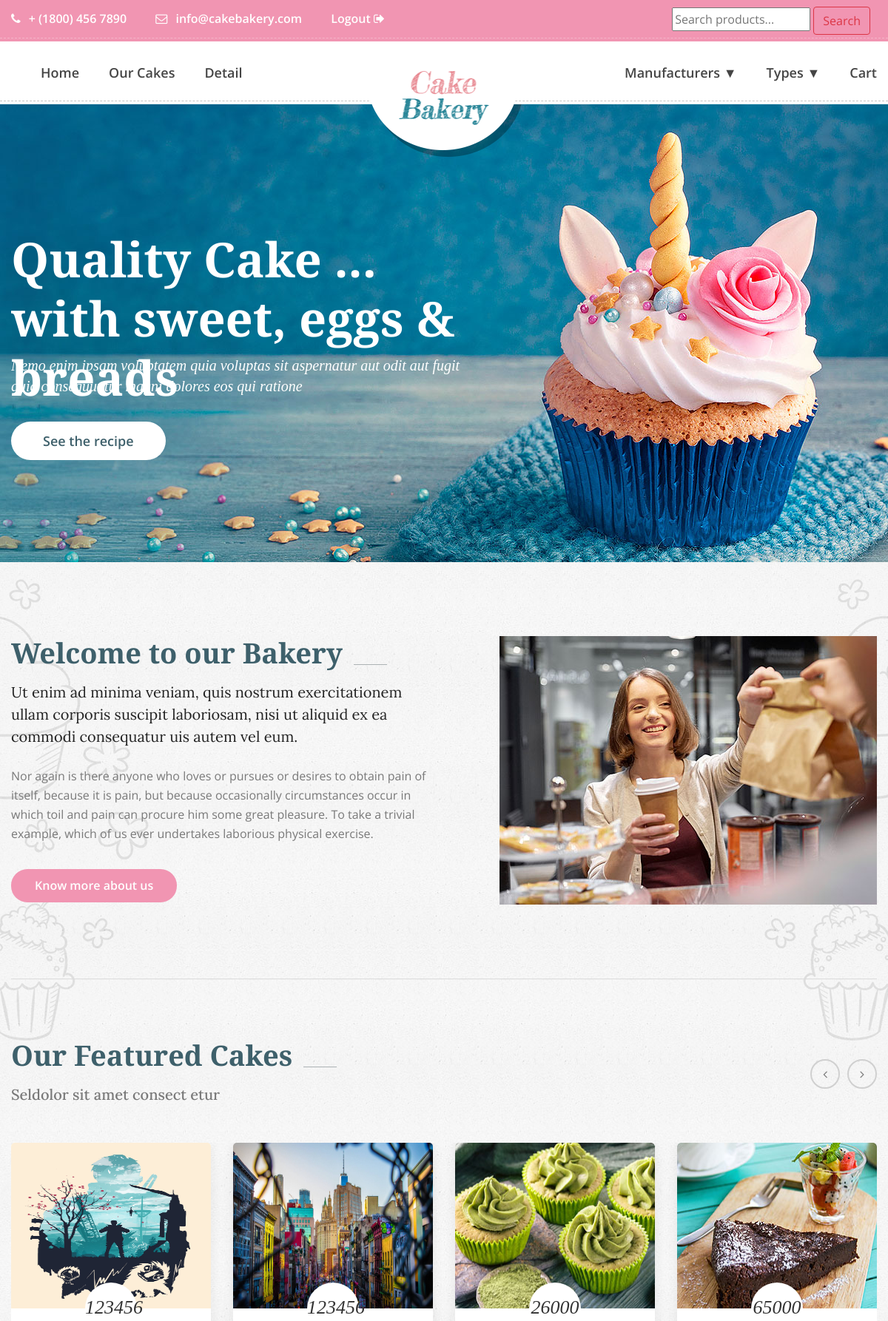
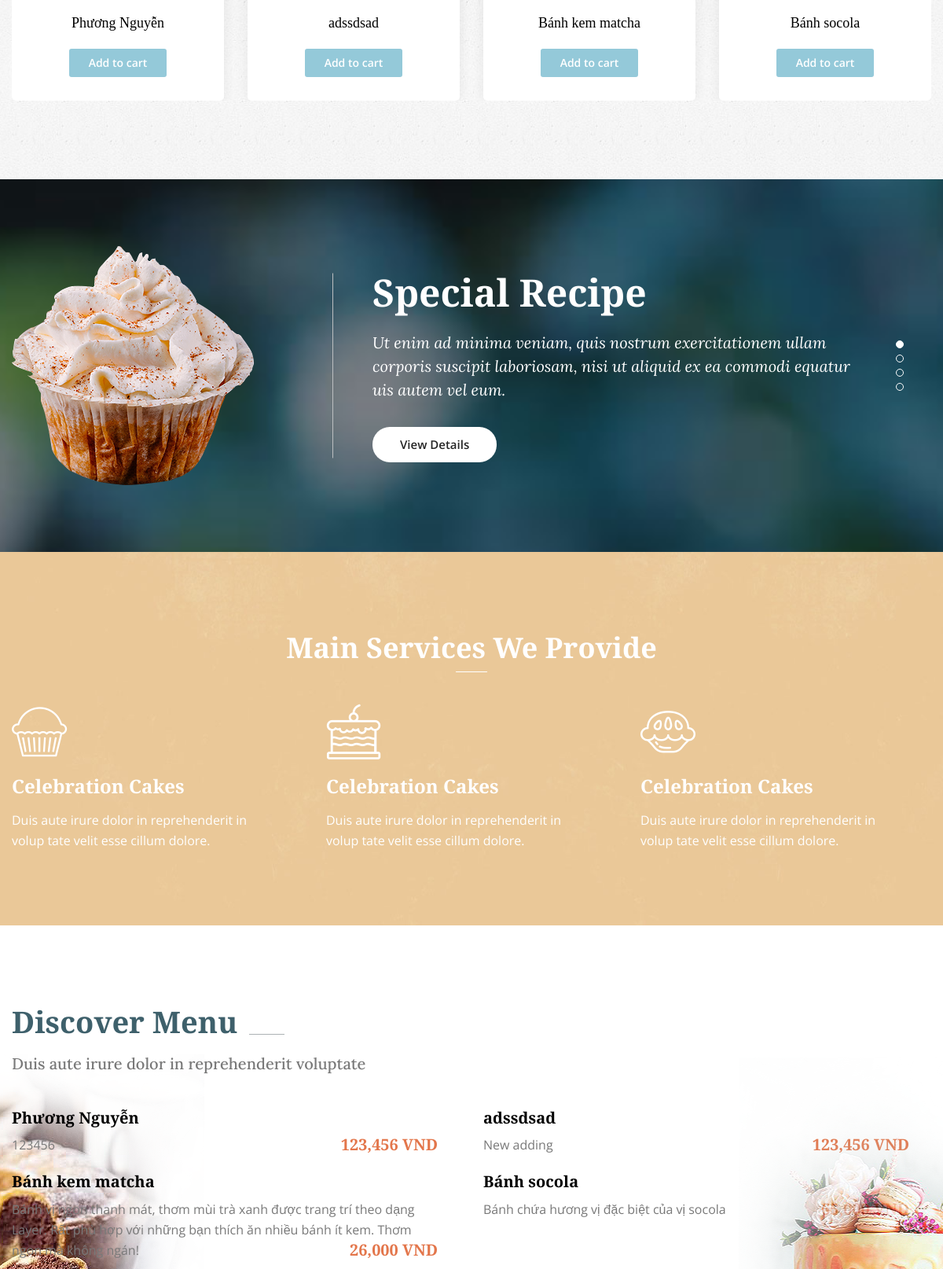
The page /public/index.php (upper part) on the database its author committed (2 pictures, top to bottom).
### tables this page shows
CREATE TABLE `products` (
  `id` int(11) NOT NULL,
  `name` varchar(100) NOT NULL,
  `manu_id` int(11) NOT NULL,
  `type_id` int(11) NOT NULL,
  `price` int(11) NOT NULL,
  `pro_image` varchar(150) NOT NULL,
  `description` text NOT NULL,
  `feature` tinyint(4) NOT NULL,
  `receipt` int(11) DEFAULT NULL,
  `created_at` timestamp NOT NULL DEFAULT current_timestamp() ON UPDATE current_timestamp()
);

### public/models/product.php (called while the page is built, shortened)
<?php
class Product extends Db
{
    static function getLatestProducts($number_of_records)
    {
        $sql = self::$connection->prepare("SELECT * FROM products ORDER BY created_at ASC LIMIT 0,$number_of_records");
        $sql->execute();
        $items = $sql->get_result()->fetch_all(MYSQLI_ASSOC);
        return $items;
    }
}

### public/index.php (the view, shortened to what this page needs)
<?php
require_once "navbar_header.php";
?>
<section class="main_slider_area">
    <div id="main_slider" class="rev_slider" data-version="5.3.1.6">
        <ul>
            <li data-index="rs-1587" data-transition="fade" data-slotamount="default" data-hideafterloop="0" data-hideslideonmobile="off" data-easein="default" data-easeout="default" data-masterspeed="300" data-thumb="img/home-slider/slider-1.jpg" data-rotate="0" data-saveperformance="off" data-title="Creative" data-param1="01" data-param2="" data-param3="" data-param4="" data-param5="" data-param6="" data-param7="" data-param8="" data-param9="" data-param10="" data-description="">
                <div class="slider_text_box">
                    <div class="tp-caption tp-resizeme first_text" data-x="['left','left','left','15','15']" data-hoffset="['0','0','0','0']" data-y="['top','top','top','top']" data-voffset="['175','175','125','165','160']" data-fontsize="['65','65','65','40','30']" data-lineheight="['80','80','80','50','40']" data-width="['800','800','800','500']" data-height="none" data-whitespace="normal" data-type="text" data-responsive_offset="on" data-frames="[{&quot;delay&quot;:10,&quot;speed&quot;:1500,&quot;frame&quot;:&quot;0&quot;,&quot;from&quot;:&quot;y:[-100%];z:0;rX:0deg;rY:0;rZ:0;sX:1;sY:1;skX:0;skY:0;&quot;,&quot;mask&quot;:&quot;x:0px;y:0px;s:inherit;e:inherit;&quot;,&quot;to&quot;:&quot;o:1;&quot;,&quot;ease&quot;:&quot;Power2.easeInOut&quot;},{&quot;delay&quot;:&quot;wait&quot;,&quot;speed&quot;:1500,&quot;frame&quot;:&quot;999&quot;,&quot;to&quot;:&quot;y:[175%];&quot;,&quot;mask&quot;:&quot;x:inherit;y:inherit;s:inherit;e:inherit;&quot;,&quot;ease&quot;:&quot;Power2.easeInOut&quot;}]" data-textAlign="['left','left','left','left']">Quality Cake ... <br /> with sweet, eggs & breads</div>
                    <div class="tp-caption tp-resizeme secand_text" data-x="['left','left','left','15','15']" data-hoffset="['0','0','0','0']" data-y="['top','top','top','top']" data-voffset="['345','345','300','300','250']" data-fontsize="['20','20','20','20','16']" data-lineheight="['28','28','28','28']" data-width="['640','640','640','640','350']" data-height="none" data-whitespace="normal" data-type="text" data-responsive_offset="on" data-transform_idle="o:1;" data-frames="[{&quot;delay&quot;:10,&quot;speed&quot;:1500,&quot;frame&quot;:&quot;0&quot;,&quot;from&quot;:&quot;y:[100%];z:0;rX:0deg;rY:0;rZ:0;sX:1;sY:1;skX:0;skY:0;opacity:0;&quot;,&quot;mask&quot;:&quot;x:0px;y:[100%];s:inherit;e:inherit;&quot;,&quot;to&quot;:&quot;o:1;&quot;,&quot;ease&quot;:&quot;Power2.easeInOut&quot;},{&quot;delay&quot;:&quot;wait&quot;,&quot;speed&quot;:1500,&quot;frame&quot;:&quot;999&quot;,&quot;to&quot;:&quot;y:[175%];&quot;,&quot;mask&quot;:&quot;x:inherit;y:inherit;s:inherit;e:inherit;&quot;,&quot;ease&quot;:&quot;Power2.easeInOut&quot;}]">Nemo enim ipsam voluptatem quia voluptas sit aspernatur aut odit aut fugit quia consequuntur magni dolores eos qui ratione
                    </div>
                    <div class="tp-caption tp-resizeme slider_button" data-x="['left','left','left','15','15']" data-hoffset="['0','0','0','0']" data-y="['top','top','top','top']" data-voffset="['435','435','390','390','360']" data-fontsize="['14','14','14','14']" data-lineheight="['46','46','46','46']" data-width="none" data-height="none" data-whitespace="nowrap" data-type="text" data-responsive_offset="on" data-frames="[{&quot;delay&quot;:10,&quot;speed&quot;:1500,&quot;frame&quot;:&quot;0&quot;,&quot;from&quot;:&quot;y:[100%];z:0;rX:0deg;rY:0;rZ:0;sX:1;sY:1;skX:0;skY:0;opacity:0;&quot;,&quot;mask&quot;:&quot;x:0px;y:[100%];s:inherit;e:inherit;&quot;,&quot;to&quot;:&quot;o:1;&quot;,&quot;ease&quot;:&quot;Power2.easeInOut&quot;},{&quot;delay&quot;:&quot;wait&quot;,&quot;speed&quot;:1500,&quot;frame&quot;:&quot;999&quot;,&quot;to&quot;:&quot;y:[175%];&quot;,&quot;mask&quot;:&quot;x:inherit;y:inherit;s:inherit;e:inherit;&quot;,&quot;ease&quot;:&quot;Power2.easeInOut&quot;}]">
                        <a class="main_btn" href="#">See the recipe</a>
                    </div>
                </div>
            </li>
        </ul>
    </div>
</section>
<section class="welcome_bakery_area">
    <div class="container">
        <div class="welcome_bakery_inner p_100">
            <div class="row">
                <div class="col-lg-6">
                    <div class="main_title">
                        <h2>Welcome to our Bakery</h2>
                        <p>Ut enim ad minima veniam, quis nostrum exercitationem ullam corporis suscipit laboriosam,
                            nisi ut aliquid ex ea commodi consequatur uis autem vel eum.</p>
                    </div>
                    <div class="welcome_left_text">
                        <p>Nor again is there anyone who loves or pursues or desires to obtain pain of itself,
                            because it is pain, but because occasionally circumstances occur in which toil and pain
                            can procure him some great pleasure. To take a trivial
                            example, which of us ever undertakes laborious physical exercise.</p>
                        <a class="pink_btn" href="#">Know more about us</a>
                    </div>
                </div>
                <div class="col-lg-6">
                    <div class="welcome_img">
                        <img class="img-fluid" src="img/cake-feature/welcome-right.jpg" alt="">
                    </div>
                </div>
            </div>
        </div>
        <div class="cake_feature_inner">
            <div class="main_title">
                <h2>Our Featured Cakes</h2>
                <h5> Seldolor sit amet consect etur</h5>
            </div>
            <div class="cake_feature_slider owl-carousel">
                <?php
                $list_of_latestProducts = Product::getLatestProducts(9);
                foreach ($list_of_latestProducts as $key => $value) {
                ?>
                    <div class="item">
                        <div class="cake_feature_item">
                            <div class="cake_img">
                                <img src="img/cake-feature/<?php echo $value['pro_image']; ?>" alt="" width="270px" height="224px">
                            </div>
                            <div class="cake_text">
                                <h4><?php echo $value['price']; ?></h4>
                                <h3><a href="product-details.php?id=<?php echo $value['id']; ?>"><?php echo $value['name']; ?></a></h3>
                                <a class="pest_btn" href="add-cart.php?id=<?php echo $value['id']; ?>">Add to cart</a>
                            </div>
                        </div>
                    </div>
                <?php } ?>
            </div>
        </div>
    </div>
</section>
<section class="special_recipe_area">
    <div class="container">
        <div class="special_recipe_slider owl-carousel">
            <div class="item">
                <div class="media">
                    <div class="d-flex">
                        <img src="img/recipe/recipe-1.png" alt="">
                    </div>
                    <div class="media-body">
                        <h4>Special Recipe</h4>
                        <p>Ut enim ad minima veniam, quis nostrum exercitationem ullam corporis suscipit laboriosam,
                            nisi ut aliquid ex ea commodi equatur uis autem vel eum.</p>
                        <a class="w_view_btn" href="#">View Details</a>
                    </div>
                </div>
            </div>
        </div>
    </div>
</section>
<section class="service_area">
    <div class="container">
        <div class="single_w_title">
            <h2>Main Services We Provide</h2>
        </div>
        <div class="row service_inner">
            <div class="col-lg-4 col-6">
                <div class="service_item">
                    <i class="flaticon-food-2"></i>
                    <h4>Celebration Cakes</h4>
                    <p>Duis aute irure dolor in reprehenderit in volup tate velit esse cillum dolore.</p>
                </div>
            </div>
            <div class="col-lg-4 col-6">
                <div class="service_item">
                    <i class="flaticon-food-1"></i>
                    <h4>Celebration Cakes</h4>
                    <p>Duis aute irure dolor in reprehenderit in volup tate velit esse cillum dolore.</p>
                </div>
            </div>
            <div class="col-lg-4 col-6">
                <div class="service_item">
                    <i class="flaticon-food"></i>
                    <h4>Celebration Cakes</h4>
                    <p>Duis aute irure dolor in reprehenderit in volup tate velit esse cillum dolore.</p>
                </div>
            </div>
        </div>
    </div>
</section>
<section class="discover_menu_area">
    <div class="discover_menu_inner">
        <div class="container">
            <div class="main_title">
                <h2>Discover Menu</h2>
                <h5>Duis aute irure dolor in reprehenderit voluptate</h5>
            </div>
            <div class="row">
                <?php
                $list_of_latestProducts = Product::getLatestProducts(8);
                foreach ($list_of_latestProducts as $key => $value) {
                ?>
                    <div class="col-lg-6">
                        <div class="discover_item_inner">
                            <div class="discover_item">
                                <h4>
                                    <a href="#"><?php echo $value['name']; ?></a>
                                </h4>
                                <p><?php echo $value['description']; ?><span><?php echo number_format($value['price']) ?> VND</span></p>
                            </div>
                        </div>
                    </div>
                <?php } ?>
            </div>
        </div>
    </div>
</section>
<?php require_once 'contact.php' ?>

### public/navbar_header.php (style rules this page uses)
.discover_menu_area a { color: #000; transition: 0.6s; }
.cake_text h3>a { color: #000; transition: 0.6s; }

### rows shown on the page
products: pro_image (picture), price "123456", name "Phương Nguyễn", description "123456", price "123,456"
products: pro_image (picture), price "123456", name "adssdsad", description "New adding", price "123,456"
products: pro_image (picture), price "26000", name "Bánh kem matcha", description "Bánh vị ngon thanh mát, thơm mùi trà xanh được trang trí theo dạng Layer. Rất phù hợp với những bạn thích ăn nhiều bánh ít kem. Thơm ngon mà không ngán!", price "26,000"
products: pro_image (picture), price "65000", name "Bánh socola", description "Bánh chứa hương vị đặc biệt của vị socola", price "65,000"
